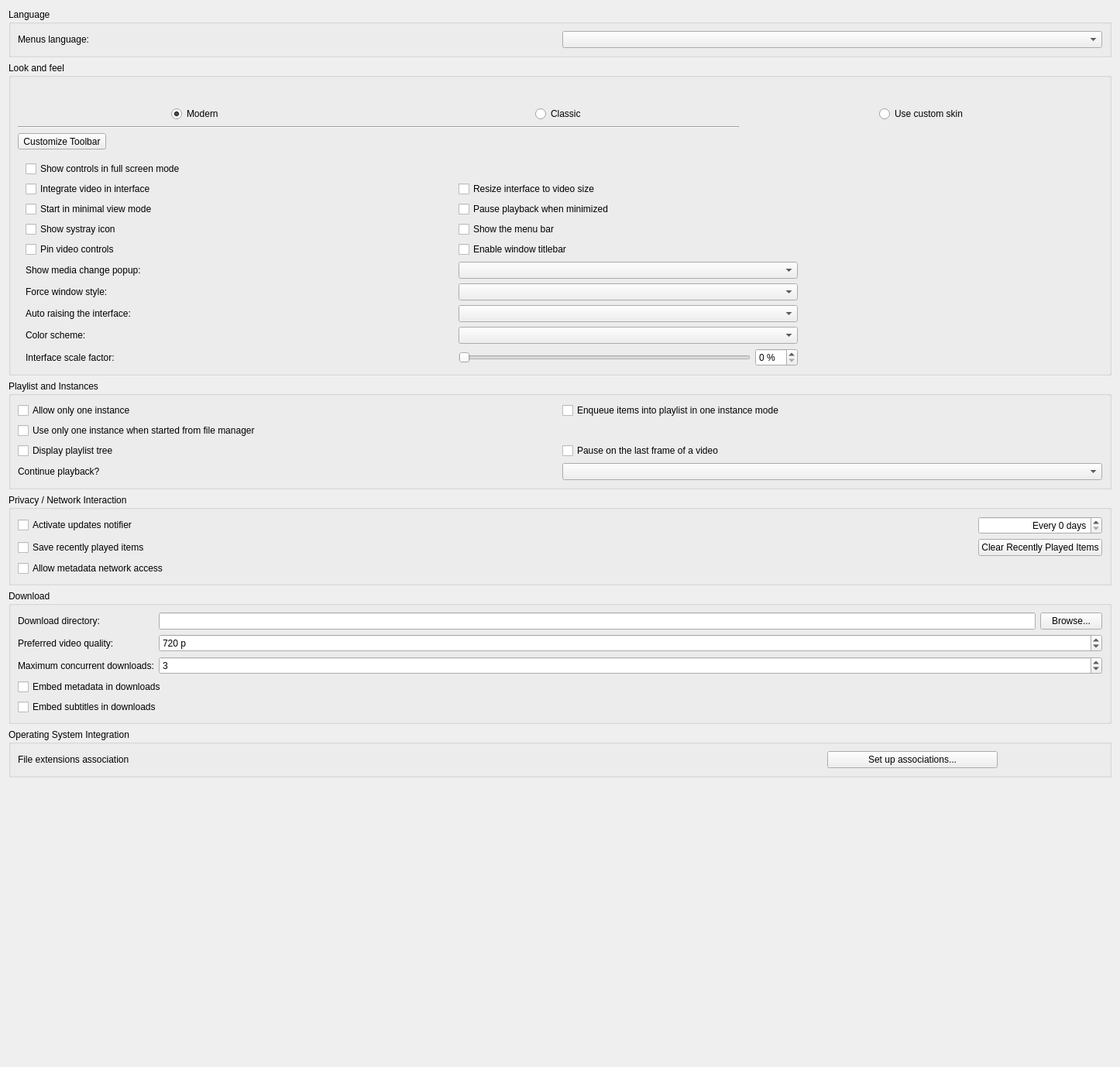
<?xml version="1.0" encoding="UTF-8"?>
<ui version="4.0">
 <author>Jean-Baptiste Kempf</author>
 <class>SPrefsInterface</class>
 <widget class="QWidget" name="SPrefsInterface">
  <property name="geometry">
   <rect>
    <x>0</x>
    <y>0</y>
    <width>1446</width>
    <height>1378</height>
   </rect>
  </property>
  <property name="sizePolicy">
   <sizepolicy hsizetype="Preferred" vsizetype="Minimum">
    <horstretch>0</horstretch>
    <verstretch>0</verstretch>
   </sizepolicy>
  </property>
  <property name="windowTitle">
   <string>Form</string>
  </property>
  <layout class="QVBoxLayout" name="verticalLayout">
   <item>
    <widget class="QGroupBox" name="langBox">
     <property name="title">
      <string>Language</string>
     </property>
     <layout class="QHBoxLayout" name="horizontalLayout">
      <item>
       <widget class="QLabel" name="label">
        <property name="text">
         <string>Menus language:</string>
        </property>
        <property name="buddy">
         <cstring>langCombo</cstring>
        </property>
       </widget>
      </item>
      <item>
       <widget class="QComboBox" name="langCombo"/>
      </item>
     </layout>
    </widget>
   </item>
   <item>
    <widget class="QGroupBox" name="LooknfeelBox">
     <property name="title">
      <string>Look and feel</string>
     </property>
     <layout class="QVBoxLayout" name="LooknfeelLayout">
      <property name="bottomMargin">
       <number>0</number>
      </property>
      <item>
       <widget class="QWidget" name="LooknfeelSelection" native="true">
        <layout class="QGridLayout" name="LooknfeelSelection_l">
         <property name="leftMargin">
          <number>0</number>
         </property>
         <property name="topMargin">
          <number>0</number>
         </property>
         <property name="rightMargin">
          <number>0</number>
         </property>
         <property name="bottomMargin">
          <number>0</number>
         </property>
         <item row="0" column="3">
          <layout class="QVBoxLayout" name="verticalLayout_2">
           <item>
            <widget class="QPushButton" name="skinImage">
             <property name="toolTip">
              <string>VLC will use custom skin.</string>
             </property>
             <property name="text">
              <string/>
             </property>
             <property name="icon">
              <iconset resource="../../vlc.qrc">
               <normaloff>:/prefsmenu/sample_skins.png</normaloff>:/prefsmenu/sample_skins.png</iconset>
             </property>
             <property name="iconSize">
              <size>
               <width>244</width>
               <height>145</height>
              </size>
             </property>
             <property name="flat">
              <bool>true</bool>
             </property>
            </widget>
           </item>
           <item alignment="Qt::AlignHCenter">
            <widget class="QRadioButton" name="skins">
             <property name="toolTip">
              <string>VLC will use custom skin.</string>
             </property>
             <property name="text">
              <string>Use custom skin</string>
             </property>
            </widget>
           </item>
          </layout>
         </item>
         <item row="0" column="1">
          <layout class="QVBoxLayout" name="verticalLayout_8">
           <item>
            <widget class="QPushButton" name="modernImage">
             <property name="toolTip">
              <string>VLC will use a modern layout with
no menubar or pinned controls but
with client-side decoration.</string>
             </property>
             <property name="text">
              <string/>
             </property>
             <property name="icon">
              <iconset resource="../../vlc.qrc">
               <normaloff>:/prefsmenu/sample_minimal.png</normaloff>:/prefsmenu/sample_minimal.png</iconset>
             </property>
             <property name="iconSize">
              <size>
               <width>244</width>
               <height>145</height>
              </size>
             </property>
             <property name="flat">
              <bool>true</bool>
             </property>
            </widget>
           </item>
           <item alignment="Qt::AlignHCenter">
            <widget class="QRadioButton" name="modernButton">
             <property name="toolTip">
              <string>VLC will use a modern layout with
no menubar or pinned controls but
with client-side decoration.</string>
             </property>
             <property name="text">
              <string>Modern</string>
             </property>
             <property name="checked">
              <bool>true</bool>
             </property>
            </widget>
           </item>
          </layout>
         </item>
         <item row="0" column="2">
          <layout class="QVBoxLayout" name="verticalLayout_7">
           <item>
            <widget class="QPushButton" name="classicImage">
             <property name="toolTip">
              <string>VLC will use a classic layout with
a menubar and pinned controls but
with no client-side decoration.</string>
             </property>
             <property name="text">
              <string/>
             </property>
             <property name="icon">
              <iconset resource="../../vlc.qrc">
               <normaloff>:/prefsmenu/sample_complete.png</normaloff>:/prefsmenu/sample_complete.png</iconset>
             </property>
             <property name="iconSize">
              <size>
               <width>244</width>
               <height>145</height>
              </size>
             </property>
             <property name="flat">
              <bool>true</bool>
             </property>
            </widget>
           </item>
           <item alignment="Qt::AlignHCenter">
            <widget class="QRadioButton" name="classicButton">
             <property name="toolTip">
              <string>VLC will use a classic layout with
a menubar and pinned controls but
with no client-side decoration.</string>
             </property>
             <property name="text">
              <string>Classic</string>
             </property>
            </widget>
           </item>
          </layout>
         </item>
         <item row="1" column="1" colspan="2">
          <widget class="Line" name="line">
           <property name="orientation">
            <enum>Qt::Horizontal</enum>
           </property>
          </widget>
         </item>
        </layout>
       </widget>
      </item>
      <item>
       <widget class="QToolButton" name="toolbarEditor">
        <property name="text">
         <string>Customize Toolbar</string>
        </property>
       </widget>
      </item>
      <item>
       <widget class="QStackedWidget" name="styleStackedWidget">
        <property name="currentIndex">
         <number>0</number>
        </property>
        <widget class="QWidget" name="nativePage">
         <layout class="QHBoxLayout" name="horizontalLayout_4">
          <property name="leftMargin">
           <number>0</number>
          </property>
          <property name="rightMargin">
           <number>0</number>
          </property>
          <item>
           <widget class="QWidget" name="native_zone" native="true">
            <property name="sizePolicy">
             <sizepolicy hsizetype="Preferred" vsizetype="Preferred">
              <horstretch>10</horstretch>
              <verstretch>0</verstretch>
             </sizepolicy>
            </property>
            <layout class="QGridLayout">
             <property name="leftMargin">
              <number>10</number>
             </property>
             <property name="topMargin">
              <number>0</number>
             </property>
             <property name="bottomMargin">
              <number>0</number>
             </property>
             <item row="1" column="2" colspan="2">
              <widget class="QCheckBox" name="resizingBox">
               <property name="text">
                <string>Resize interface to video size</string>
               </property>
              </widget>
             </item>
             <item row="6" column="2" colspan="2">
              <widget class="QComboBox" name="notificationCombo"/>
             </item>
             <item row="1" column="4">
              <spacer name="horizontalSpacer_7">
               <property name="orientation">
                <enum>Qt::Horizontal</enum>
               </property>
               <property name="sizeHint" stdset="0">
                <size>
                 <width>20</width>
                 <height>20</height>
                </size>
               </property>
              </spacer>
             </item>
             <item row="1" column="1">
              <spacer name="horizontalSpacer_3">
               <property name="orientation">
                <enum>Qt::Horizontal</enum>
               </property>
               <property name="sizeHint" stdset="0">
                <size>
                 <width>40</width>
                 <height>20</height>
                </size>
               </property>
              </spacer>
             </item>
             <item row="5" column="2">
              <widget class="QCheckBox" name="titleBarCheckBox">
               <property name="text">
                <string>Enable window titlebar</string>
               </property>
              </widget>
             </item>
             <item row="1" column="0">
              <widget class="QCheckBox" name="embedVideo">
               <property name="text">
                <string>Integrate video in interface</string>
               </property>
              </widget>
             </item>
             <item row="12" column="2" colspan="2">
              <widget class="QComboBox" name="autoRaiseComboBox"/>
             </item>
             <item row="6" column="0">
              <widget class="QLabel" name="notificationComboLabel">
               <property name="text">
                <string>Show media change popup:</string>
               </property>
               <property name="buddy">
                <cstring>notificationCombo</cstring>
               </property>
              </widget>
             </item>
             <item row="4" column="0" colspan="2">
              <widget class="QCheckBox" name="systrayBox">
               <property name="text">
                <string>Show systray icon</string>
               </property>
              </widget>
             </item>
             <item row="10" column="0">
              <widget class="QLabel" name="stylesLabel">
               <property name="sizePolicy">
                <sizepolicy hsizetype="Maximum" vsizetype="Preferred">
                 <horstretch>0</horstretch>
                 <verstretch>0</verstretch>
                </sizepolicy>
               </property>
               <property name="text">
                <string>Force window style:</string>
               </property>
               <property name="buddy">
                <cstring>stylesCombo</cstring>
               </property>
              </widget>
             </item>
             <item row="14" column="3">
              <widget class="QSpinBox" name="intfScaleFactorSpinBox">
               <property name="suffix">
                <string> %</string>
               </property>
               <property name="singleStep">
                <number>5</number>
               </property>
              </widget>
             </item>
             <item row="13" column="0">
              <widget class="QLabel" name="colorSchemeLabel">
               <property name="text">
                <string>Color scheme:</string>
               </property>
               <property name="buddy">
                <cstring>colorSchemeComboBox</cstring>
               </property>
              </widget>
             </item>
             <item row="3" column="0">
              <widget class="QCheckBox" name="minimalviewBox">
               <property name="text">
                <string>Start in minimal view mode</string>
               </property>
              </widget>
             </item>
             <item row="12" column="0">
              <widget class="QLabel" name="autoRaiseLabel">
               <property name="text">
                <string>Auto raising the interface:</string>
               </property>
               <property name="buddy">
                <cstring>autoRaiseComboBox</cstring>
               </property>
              </widget>
             </item>
             <item row="10" column="2" colspan="2">
              <widget class="QComboBox" name="stylesCombo"/>
             </item>
             <item row="14" column="2">
              <widget class="QSlider" name="intfScaleFactorSlider">
               <property name="tracking">
                <bool>false</bool>
               </property>
               <property name="orientation">
                <enum>Qt::Horizontal</enum>
               </property>
              </widget>
             </item>
             <item row="3" column="2" colspan="2">
              <widget class="QCheckBox" name="pauseMinimizedBox">
               <property name="text">
                <string>Pause playback when minimized</string>
               </property>
              </widget>
             </item>
             <item row="14" column="0">
              <widget class="QLabel" name="scaleFactorLabel">
               <property name="text">
                <string>Interface scale factor:</string>
               </property>
               <property name="buddy">
                <cstring>intfScaleFactorSlider</cstring>
               </property>
              </widget>
             </item>
             <item row="4" column="2">
              <widget class="QCheckBox" name="menuBarCheck">
               <property name="text">
                <string>Show the menu bar</string>
               </property>
              </widget>
             </item>
             <item row="0" column="0" colspan="5">
              <widget class="QCheckBox" name="fsController">
               <property name="text">
                <string>Show controls in full screen mode</string>
               </property>
              </widget>
             </item>
             <item row="13" column="2" colspan="2">
              <widget class="QComboBox" name="colorSchemeComboBox"/>
             </item>
             <item row="5" column="0" colspan="2">
              <widget class="QCheckBox" name="pinVideoControlsCheckbox">
               <property name="toolTip">
                <string>Disables autohiding of controls when playing videos</string>
               </property>
               <property name="text">
                <string>Pin video controls</string>
               </property>
              </widget>
             </item>
            </layout>
           </widget>
          </item>
         </layout>
        </widget>
        <widget class="QWidget" name="skinsPage">
         <layout class="QHBoxLayout" name="horizontalLayout_5">
          <property name="leftMargin">
           <number>0</number>
          </property>
          <property name="rightMargin">
           <number>0</number>
          </property>
          <item>
           <widget class="QWidget" name="skins_zone" native="true">
            <property name="enabled">
             <bool>true</bool>
            </property>
            <property name="sizePolicy">
             <sizepolicy hsizetype="Preferred" vsizetype="Preferred">
              <horstretch>0</horstretch>
              <verstretch>0</verstretch>
             </sizepolicy>
            </property>
            <layout class="QGridLayout" name="gridLayout_7">
             <property name="leftMargin">
              <number>0</number>
             </property>
             <property name="topMargin">
              <number>0</number>
             </property>
             <property name="rightMargin">
              <number>0</number>
             </property>
             <property name="bottomMargin">
              <number>0</number>
             </property>
             <item row="2" column="1" colspan="3">
              <widget class="QLabel" name="skinsLabel">
               <property name="sizePolicy">
                <sizepolicy hsizetype="Preferred" vsizetype="Preferred">
                 <horstretch>0</horstretch>
                 <verstretch>0</verstretch>
                </sizepolicy>
               </property>
               <property name="frameShape">
                <enum>QFrame::NoFrame</enum>
               </property>
               <property name="text">
                <string notr="true">-This is the skinsLabel place-</string>
               </property>
               <property name="textFormat">
                <enum>Qt::RichText</enum>
               </property>
               <property name="scaledContents">
                <bool>false</bool>
               </property>
               <property name="alignment">
                <set>Qt::AlignLeading|Qt::AlignLeft|Qt::AlignTop</set>
               </property>
               <property name="wordWrap">
                <bool>true</bool>
               </property>
               <property name="margin">
                <number>5</number>
               </property>
               <property name="openExternalLinks">
                <bool>true</bool>
               </property>
              </widget>
             </item>
             <item row="1" column="3">
              <widget class="QPushButton" name="skinBrowse">
               <property name="sizePolicy">
                <sizepolicy hsizetype="Maximum" vsizetype="Fixed">
                 <horstretch>0</horstretch>
                 <verstretch>0</verstretch>
                </sizepolicy>
               </property>
               <property name="text">
                <string>Choose...</string>
               </property>
              </widget>
             </item>
             <item row="1" column="2">
              <widget class="QLineEdit" name="fileSkin">
               <property name="sizePolicy">
                <sizepolicy hsizetype="MinimumExpanding" vsizetype="Fixed">
                 <horstretch>0</horstretch>
                 <verstretch>0</verstretch>
                </sizepolicy>
               </property>
              </widget>
             </item>
             <item row="1" column="1">
              <widget class="QLabel" name="skinFileLabel">
               <property name="text">
                <string>Skin resource file:</string>
               </property>
               <property name="alignment">
                <set>Qt::AlignRight|Qt::AlignTrailing|Qt::AlignVCenter</set>
               </property>
               <property name="buddy">
                <cstring>fileSkin</cstring>
               </property>
              </widget>
             </item>
            </layout>
           </widget>
          </item>
         </layout>
        </widget>
       </widget>
      </item>
     </layout>
    </widget>
   </item>
   <item>
    <widget class="QGroupBox" name="PlaylistAndInstancesBox">
     <property name="title">
      <string>Playlist and Instances</string>
     </property>
     <layout class="QGridLayout" name="gridLayout_2">
      <item row="4" column="1">
       <widget class="QComboBox" name="continuePlaybackComboBox">
        <property name="enabled">
         <bool>true</bool>
        </property>
       </widget>
      </item>
      <item row="2" column="0">
       <widget class="QCheckBox" name="treePlaylist">
        <property name="text">
         <string>Display playlist tree</string>
        </property>
       </widget>
      </item>
      <item row="0" column="0">
       <widget class="QCheckBox" name="OneInterfaceMode">
        <property name="text">
         <string>Allow only one instance</string>
        </property>
       </widget>
      </item>
      <item row="1" column="0" colspan="2">
       <widget class="QCheckBox" name="oneInstanceFromFile">
        <property name="text">
         <string>Use only one instance when started from file manager</string>
        </property>
       </widget>
      </item>
      <item row="0" column="1">
       <widget class="QCheckBox" name="EnqueueOneInterfaceMode">
        <property name="text">
         <string>Enqueue items into playlist in one instance mode</string>
        </property>
       </widget>
      </item>
      <item row="2" column="1">
       <widget class="QCheckBox" name="playPauseBox">
        <property name="text">
         <string>Pause on the last frame of a video</string>
        </property>
       </widget>
      </item>
      <item row="4" column="0">
       <widget class="QLabel" name="continuePlaybackLabel">
        <property name="text">
         <string>Continue playback?</string>
        </property>
        <property name="buddy">
         <cstring>continuePlaybackComboBox</cstring>
        </property>
       </widget>
      </item>
     </layout>
    </widget>
   </item>
   <item>
    <widget class="QGroupBox" name="groupBox_2">
     <property name="title">
      <string>Privacy / Network Interaction</string>
     </property>
     <layout class="QGridLayout" name="gridLayout_3">
      <item row="0" column="2">
       <widget class="QSpinBox" name="updatesDays">
        <property name="alignment">
         <set>Qt::AlignRight|Qt::AlignTrailing|Qt::AlignVCenter</set>
        </property>
        <property name="suffix">
         <string> days</string>
        </property>
        <property name="prefix">
         <string>Every </string>
        </property>
       </widget>
      </item>
      <item row="1" column="0">
       <widget class="QCheckBox" name="saveRecentlyPlayed">
        <property name="text">
         <string>Save recently played items</string>
        </property>
       </widget>
      </item>
      <item row="1" column="2">
       <widget class="QPushButton" name="clearRecent">
        <property name="text">
         <string>Clear Recently Played Items</string>
        </property>
       </widget>
      </item>
      <item row="2" column="0">
       <widget class="QCheckBox" name="MetadataNetworkAccessMode">
        <property name="text">
         <string>Allow metadata network access</string>
        </property>
       </widget>
      </item>
      <item row="1" column="1">
       <spacer name="clearRecentSpacer">
        <property name="orientation">
         <enum>Qt::Horizontal</enum>
        </property>
        <property name="sizeHint" stdset="0">
         <size>
          <width>40</width>
          <height>20</height>
         </size>
        </property>
       </spacer>
      </item>
      <item row="0" column="0">
       <widget class="QCheckBox" name="updatesBox">
        <property name="text">
         <string>Activate updates notifier</string>
        </property>
       </widget>
      </item>
     </layout>
    </widget>
   </item>
   <item>
    <widget class="QGroupBox" name="downloadGroupBox">
     <property name="title">
      <string>Download</string>
     </property>
     <layout class="QGridLayout" name="downloadGridLayout">
      <item row="0" column="0">
       <widget class="QLabel" name="downloadDirLabel">
        <property name="text">
         <string>Download directory:</string>
        </property>
        <property name="buddy">
         <cstring>downloadDir</cstring>
        </property>
       </widget>
      </item>
      <item row="0" column="1">
       <widget class="QLineEdit" name="downloadDir"/>
      </item>
      <item row="0" column="2">
       <widget class="QPushButton" name="downloadDirBrowse">
        <property name="text">
         <string>Browse...</string>
        </property>
       </widget>
      </item>
      <item row="1" column="0">
       <widget class="QLabel" name="downloadQualityLabel">
        <property name="text">
         <string>Preferred video quality:</string>
        </property>
        <property name="buddy">
         <cstring>downloadQuality</cstring>
        </property>
       </widget>
      </item>
      <item row="1" column="1" colspan="2">
       <widget class="QSpinBox" name="downloadQuality">
        <property name="suffix">
         <string> p</string>
        </property>
        <property name="minimum">
         <number>0</number>
        </property>
        <property name="maximum">
         <number>4320</number>
        </property>
        <property name="singleStep">
         <number>120</number>
        </property>
        <property name="value">
         <number>720</number>
        </property>
       </widget>
      </item>
      <item row="2" column="0">
       <widget class="QLabel" name="downloadMaxConcurrentLabel">
        <property name="text">
         <string>Maximum concurrent downloads:</string>
        </property>
        <property name="buddy">
         <cstring>downloadMaxConcurrent</cstring>
        </property>
       </widget>
      </item>
      <item row="2" column="1" colspan="2">
       <widget class="QSpinBox" name="downloadMaxConcurrent">
        <property name="minimum">
         <number>1</number>
        </property>
        <property name="maximum">
         <number>10</number>
        </property>
        <property name="value">
         <number>3</number>
        </property>
       </widget>
      </item>
      <item row="3" column="0" colspan="3">
       <widget class="QCheckBox" name="downloadEmbedMetadata">
        <property name="text">
         <string>Embed metadata in downloads</string>
        </property>
       </widget>
      </item>
      <item row="4" column="0" colspan="3">
       <widget class="QCheckBox" name="downloadEmbedSubs">
        <property name="text">
         <string>Embed subtitles in downloads</string>
        </property>
       </widget>
      </item>
     </layout>
    </widget>
   </item>
   <item>
    <widget class="QGroupBox" name="osGroupBox">
     <property name="title">
      <string>Operating System Integration</string>
     </property>
     <layout class="QGridLayout" name="gridLayout_4">
      <item row="2" column="0">
       <widget class="QLabel" name="assocLabel">
        <property name="sizePolicy">
         <sizepolicy hsizetype="Maximum" vsizetype="Preferred">
          <horstretch>0</horstretch>
          <verstretch>0</verstretch>
         </sizepolicy>
        </property>
        <property name="text">
         <string>File extensions association</string>
        </property>
       </widget>
      </item>
      <item row="2" column="1">
       <spacer name="horizontalSpacer_6">
        <property name="orientation">
         <enum>Qt::Horizontal</enum>
        </property>
        <property name="sizeHint" stdset="0">
         <size>
          <width>40</width>
          <height>20</height>
         </size>
        </property>
       </spacer>
      </item>
      <item row="2" column="2">
       <widget class="QPushButton" name="assoButton">
        <property name="sizePolicy">
         <sizepolicy hsizetype="Preferred" vsizetype="Fixed">
          <horstretch>0</horstretch>
          <verstretch>0</verstretch>
         </sizepolicy>
        </property>
        <property name="minimumSize">
         <size>
          <width>220</width>
          <height>0</height>
         </size>
        </property>
        <property name="text">
         <string>Set up associations...</string>
        </property>
       </widget>
      </item>
      <item row="2" column="3">
       <spacer name="horizontalSpacer_8">
        <property name="orientation">
         <enum>Qt::Horizontal</enum>
        </property>
        <property name="sizeType">
         <enum>QSizePolicy::Minimum</enum>
        </property>
        <property name="sizeHint" stdset="0">
         <size>
          <width>135</width>
          <height>20</height>
         </size>
        </property>
       </spacer>
      </item>
     </layout>
    </widget>
   </item>
   <item>
    <spacer name="verticalSpacer">
     <property name="orientation">
      <enum>Qt::Vertical</enum>
     </property>
     <property name="sizeHint" stdset="0">
      <size>
       <width>20</width>
       <height>0</height>
      </size>
     </property>
    </spacer>
   </item>
  </layout>
 </widget>
 <tabstops>
  <tabstop>langCombo</tabstop>
  <tabstop>fsController</tabstop>
  <tabstop>embedVideo</tabstop>
  <tabstop>resizingBox</tabstop>
  <tabstop>minimalviewBox</tabstop>
  <tabstop>pauseMinimizedBox</tabstop>
  <tabstop>systrayBox</tabstop>
  <tabstop>menuBarCheck</tabstop>
  <tabstop>pinVideoControlsCheckbox</tabstop>
  <tabstop>titleBarCheckBox</tabstop>
  <tabstop>notificationCombo</tabstop>
  <tabstop>stylesCombo</tabstop>
  <tabstop>autoRaiseComboBox</tabstop>
  <tabstop>colorSchemeComboBox</tabstop>
  <tabstop>intfScaleFactorSlider</tabstop>
  <tabstop>intfScaleFactorSpinBox</tabstop>
  <tabstop>fileSkin</tabstop>
  <tabstop>skinBrowse</tabstop>
  <tabstop>OneInterfaceMode</tabstop>
  <tabstop>EnqueueOneInterfaceMode</tabstop>
  <tabstop>oneInstanceFromFile</tabstop>
  <tabstop>treePlaylist</tabstop>
  <tabstop>playPauseBox</tabstop>
  <tabstop>continuePlaybackComboBox</tabstop>
  <tabstop>downloadDir</tabstop>
  <tabstop>downloadDirBrowse</tabstop>
  <tabstop>downloadQuality</tabstop>
  <tabstop>downloadMaxConcurrent</tabstop>
  <tabstop>downloadEmbedMetadata</tabstop>
  <tabstop>downloadEmbedSubs</tabstop>
  <tabstop>updatesBox</tabstop>
  <tabstop>updatesDays</tabstop>
  <tabstop>saveRecentlyPlayed</tabstop>
  <tabstop>clearRecent</tabstop>
  <tabstop>MetadataNetworkAccessMode</tabstop>
  <tabstop>assoButton</tabstop>
 </tabstops>
 <resources>
  <include location="../../vlc.qrc"/>
 </resources>
 <connections/>
</ui>
